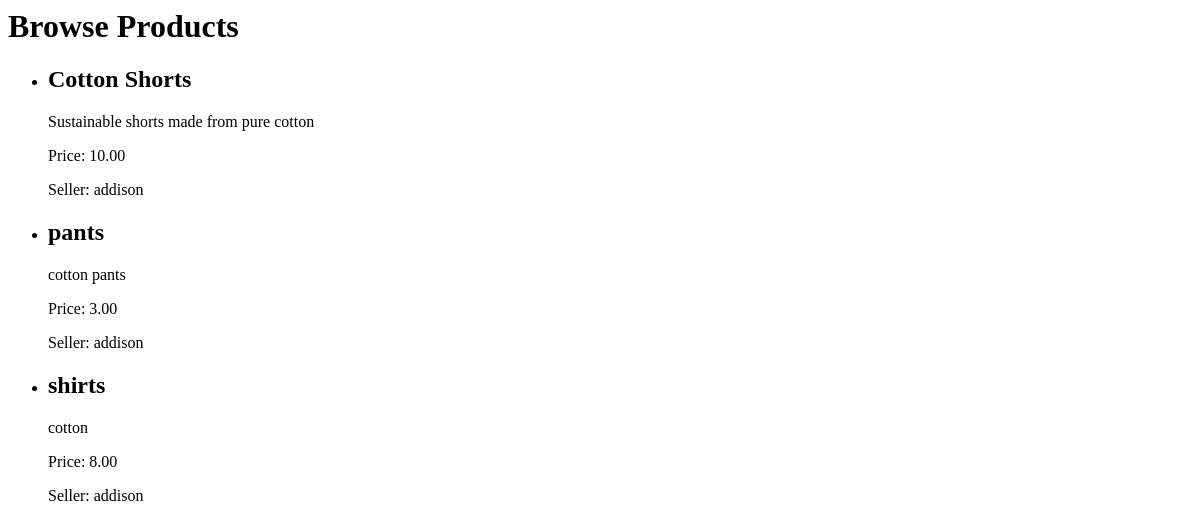
/browse/, run on an earlier commit of the app's database.
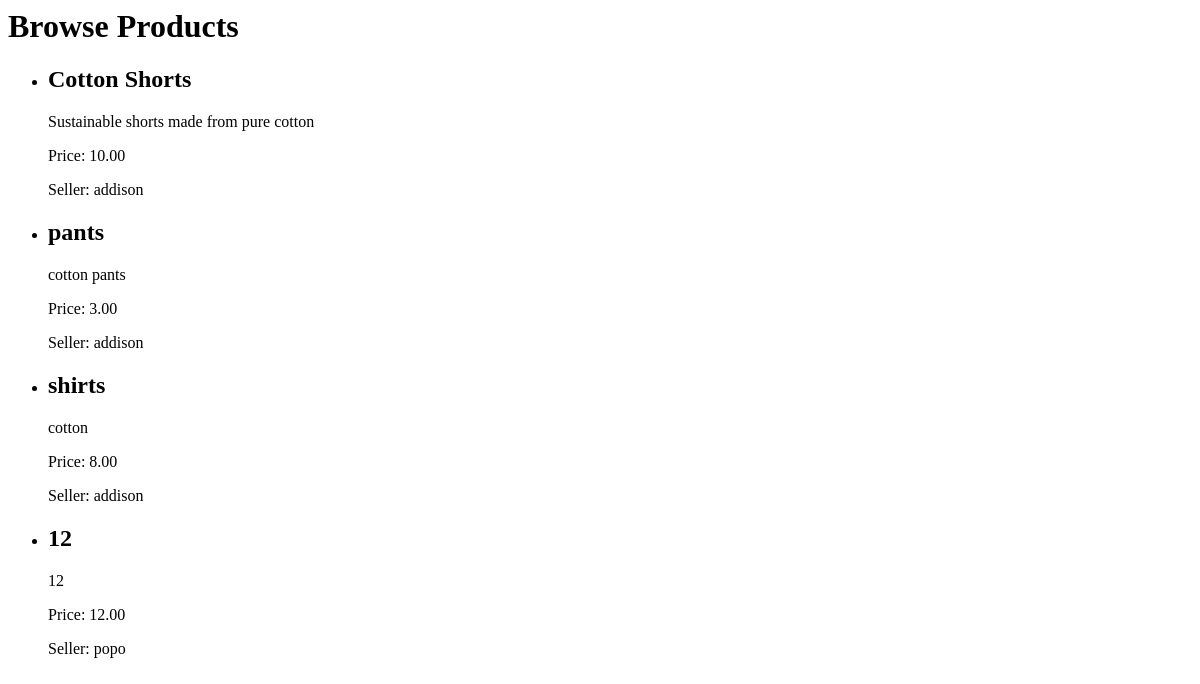
And on a later commit of the database.
### Leaf/models.py (models this page shows, shortened)
class Product(models.Model):
    seller = models.ForeignKey(Seller, on_delete=models.CASCADE)
    name = models.CharField(max_length=100)
    description = models.TextField()
    price = models.DecimalField(max_digits=10, decimal_places=2)
    eco_friendly = models.BooleanField(default=True)
    available = models.BooleanField(default=True)

class Seller(models.Model):
    user = models.OneToOneField(User, on_delete=models.CASCADE)
    bio = models.TextField()
    location = models.CharField(max_length=100)

### Leaf/views.py (the view)
# urls.py: path('browse/', views.browse_products_view, name='browse_products'),
def browse_products_view(request):
    products = Product.objects.filter(available=True)
    products = Product.objects.all()# Ensure you're filtering by availability if needed
    return render(request, 'Leaf/browse_products.html', {'products': products})

### Leaf/templates/Leaf/browse_products.html
<h1>Browse Products</h1>
{% if products %}
    <ul>
    {% for product in products %}
        <li>
            <h2>{{ product.name }}</h2>
            <p>{{ product.description }}</p>
            <p>Price: {{ product.price }}</p>
            <p>Seller: {{ product.seller.user.username }}</p>
        </li>
    {% endfor %}
    </ul>
{% else %}
    <p>No products available.</p>
{% endif %}

What changed in the data, as far as the page shows it:
added Product: name "12", description "12", price "12.00", seller.user.username "popo"
